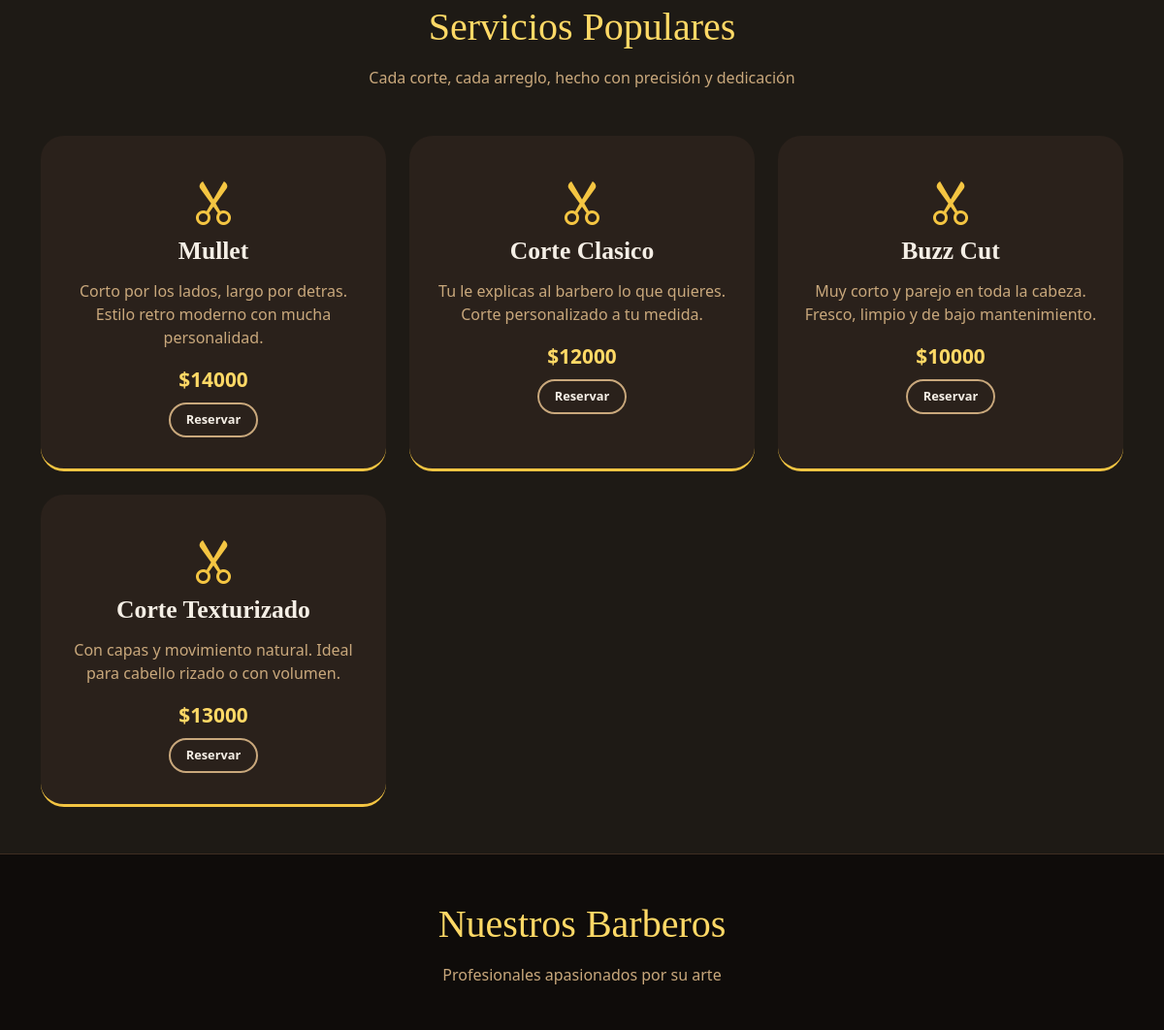
The app's page / (middle part), older data.
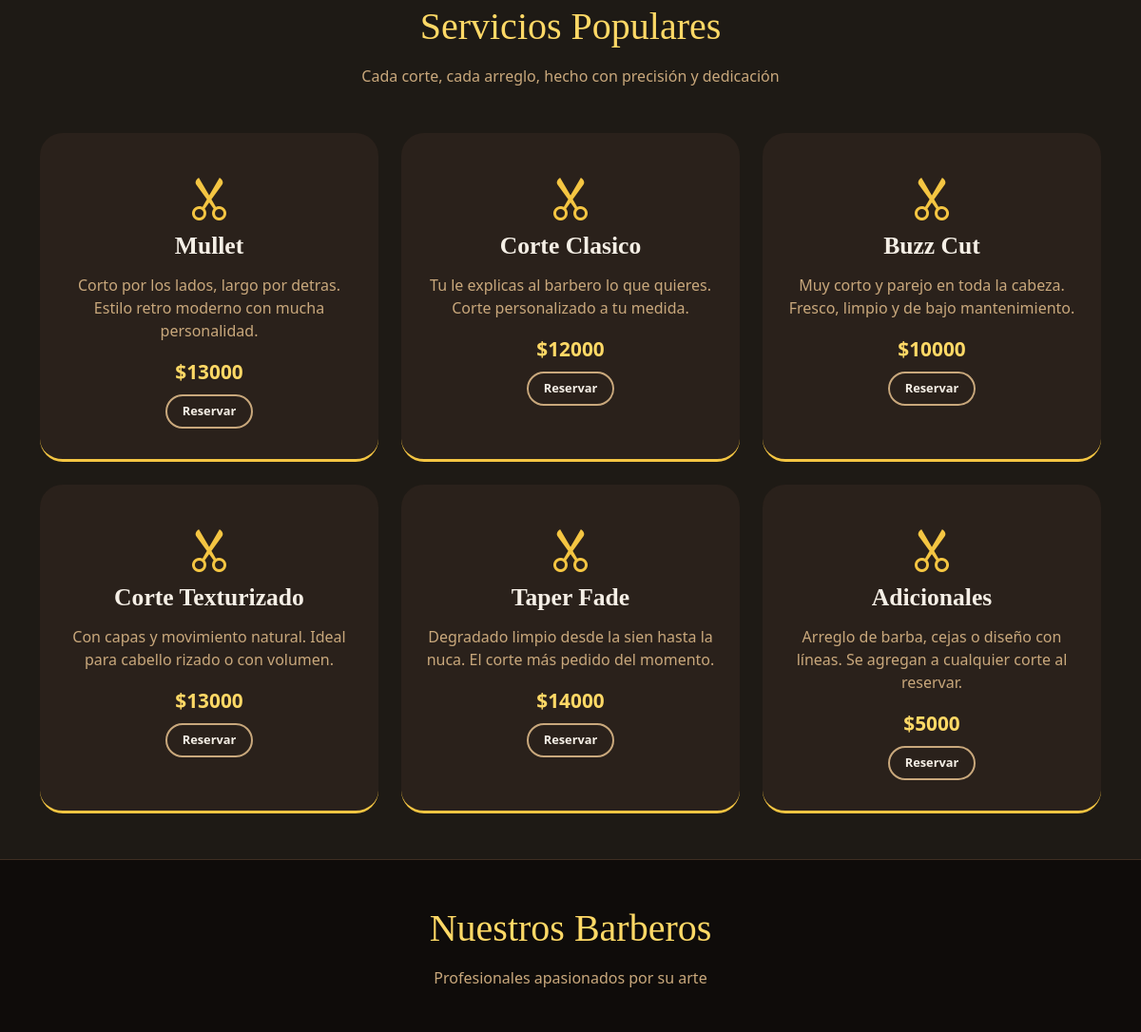
The same page, newer data.
### citas/models.py (models this page shows, shortened)
class Servicio(models.Model):
    nombre = models.CharField(max_length=100)
    descripcion = models.TextField()
    precio = models.PositiveIntegerField()
    duracion = models.PositiveIntegerField(help_text="Duración en minutos")

### citas/views.py (the view)
# urls.py: path('', views.inicio, name='inicio'),
def inicio(request):
    servicios = Servicio.objects.all().order_by("id")
    return render(
        request,
        "index.html",
        {
            "servicios": servicios
        }
    )

### citas/templates/index.html (shortened to what this page needs)
{% load static %}
<!doctype html>
<html lang="es">
<head>
    <link href="https://cdn.jsdelivr.net/npm/bootstrap@5.3.0-alpha1/dist/css/bootstrap.min.css" rel="stylesheet" />
    <link rel="stylesheet" href="https://cdn.jsdelivr.net/npm/bootstrap-icons@1.11.3/font/bootstrap-icons.min.css" />
    <link rel="stylesheet" href="{% static 'styles.css' %}" />
</head>
<body>
    <main>
<section id="servicios" class="servicios py-5">
    <div class="container">
        <div class="text-center mb-5">
            <h2>Servicios Populares</h2>
            <p class="text-light-brown">Cada corte, cada arreglo, hecho con precisión y dedicación</p>
        </div>
        <div class="row g-4">
{% for servicio in servicios %}
<div class="col-md-4">
    <div class="card-servicio">
        <i class="bi bi-scissors"></i>
        <h3>{{ servicio.nombre }}</h3>
        <p>{{ servicio.descripcion }}</p>
        <div class="precio">
            ${{ servicio.precio }}
        </div>
        <a href="{% url 'login' %}"
           class="btn btn-outline-custom btn-sm mt-2">
            Reservar
        </a>
    </div>
</div>
{% endfor %}
</div>
    </div>
</section>
        <section id="barberos" class="barberos py-5">
            <div class="container">
                <div class="text-center mb-5">
                    <h2>Nuestros Barberos</h2>
                    <p class="text-light-brown">Profesionales apasionados por su arte</p>
                </div>
                <div class="row g-4">
                </div>
            </div>
        </section>
    </main>
</body>
</html>

### static/styles.css (style rules this page uses)
* { margin: 0; padding: 0; box-sizing: border-box; }
body { font-family: 'Segoe UI', 'Inter', system-ui, -apple-system, sans-serif; background-color: #0B0A08; color: #F5EFE6; }
h1, h2, h3, .navbar-brand { font-family: 'Playfair Display', 'Georgia', serif; }
h2 { font-size: 2.5rem; margin-bottom: 1rem; color: #FFD966; }
.btn-outline-custom { background: transparent; border: 2px solid #C9A87C; padding: 0.7rem 1.8rem; border-radius: 40px; font-weight: 600; color: #F5EFE6; transition: all 0.3s; }
.btn-outline-custom.btn-sm { padding: 0.4rem 1rem; font-size: 0.8rem; }
.servicios { background-color: #1E1A15; padding: 80px 0; }
.text-light-brown { color: #C9A87C; }
.card-servicio { background-color: #2A211B; border-radius: 24px; padding: 2rem 1.5rem; text-align: center; transition: transform 0.3s, background 0.3s; border-bottom: 3px solid #F4C542; height: 100%; }
.card-servicio i { font-size: 48px; color: #F4C542; margin-bottom: 1.2rem; }
.card-servicio h3 { font-size: 1.6rem; margin-bottom: 0.8rem; font-weight: 600; }
.card-servicio p { color: #C9A87C; margin-bottom: 1rem; }
.precio { font-weight: 800; color: #FFD966; font-size: 1.3rem; margin-top: 0.5rem; }
.barberos { background-color: #0F0C0A; padding: 80px 0; border-top: 1px solid #3F2E22; border-bottom: 1px solid #3F2E22; }
.text-light-brown { color: #C9A87C !important; }

Row changes from the older to the newer data that the page shows:
changed Servicio "Mullet": precio "14000" → "13000"
added Servicio: nombre "Taper Fade", descripcion "Degradado limpio desde la sien hasta la nuca. El corte más pedido del momento.", precio "14000"
added Servicio: nombre "Adicionales", descripcion "Arreglo de barba, cejas o diseño con líneas. Se agregan a cualquier corte al reservar.", precio "5000"
